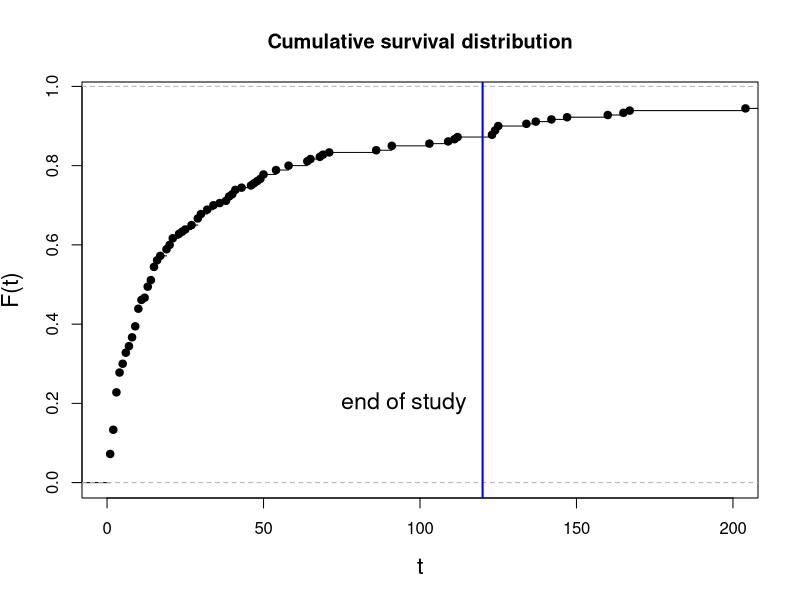
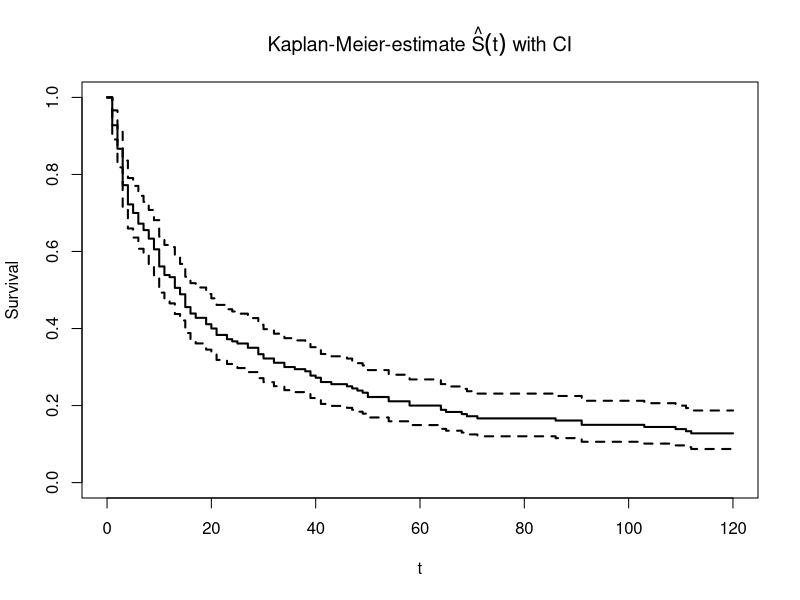
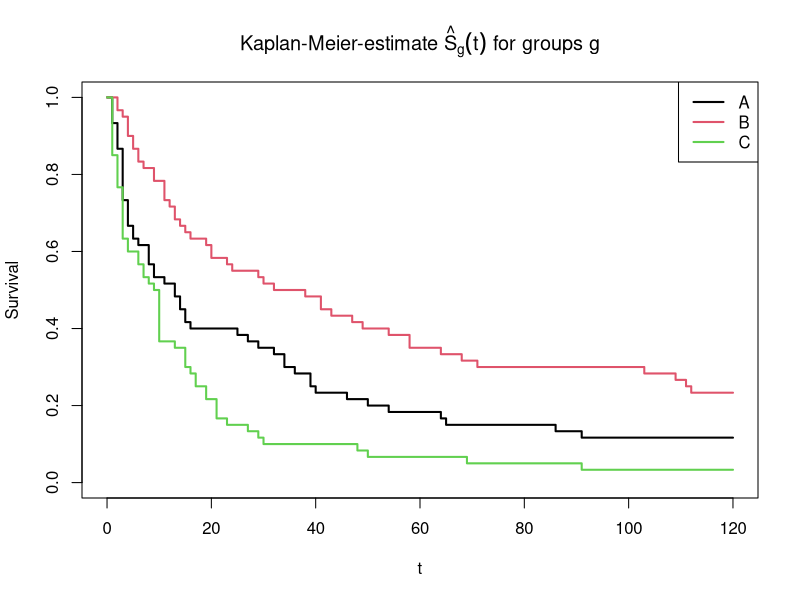
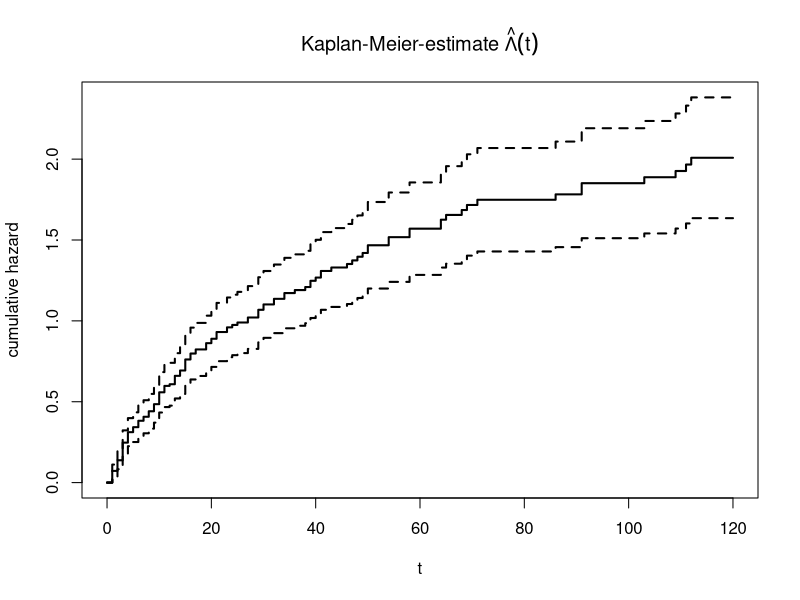
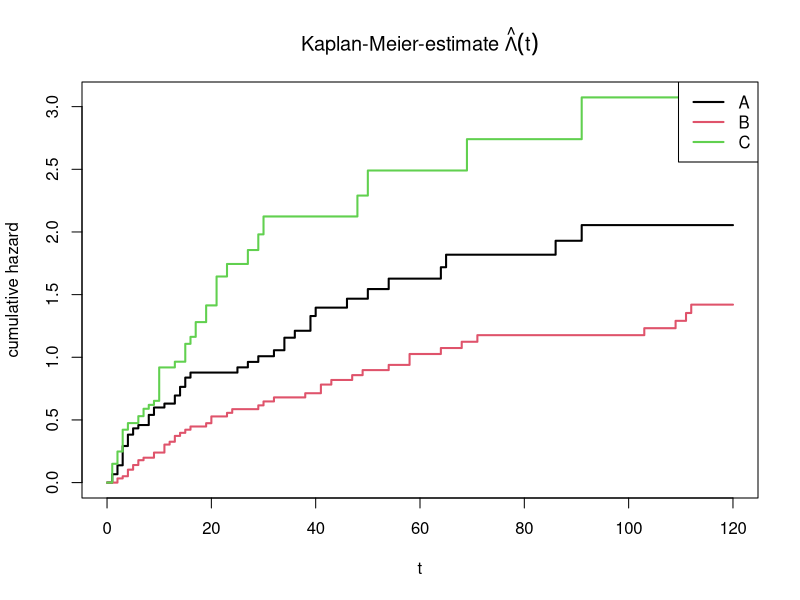

Reproduce these figures in R, in order.
# Survival analysis: Kaplan-Meier

library(survival)

set.seed(123)
N      <- 180                  # number of observations
P      <- 3                    # number of groups
sex    <- factor(sample(c("f", "m"), N, replace=TRUE))  # stratification factor
X      <- rnorm(N, 0, 1)       # continuous covariate
IV     <- factor(rep(LETTERS[1:P], each=N/P))  # factor covariate
IVeff  <- c(0, -1, 1.5)        # effects of factor levels (1 -> reference level)
Xbeta  <- 0.7*X + IVeff[unclass(IV)] + rnorm(N, 0, 2)
weibA  <- 1.5                  # Weibull shape parameter
weibB  <- 100                  # Weibull scale parameter
U      <- runif(N, 0, 1)       # uniformly distributed RV
eventT <- ceiling((-log(U)*weibB*exp(-Xbeta))^(1/weibA))   # simulated event time

# censoring due to study end after 120 days
obsLen <- 120                  # length of observation time
censT  <- rep(obsLen, N)       # censoring time = end of study
obsT   <- pmin(eventT, censT)  # observed censored event times
status <- eventT <= censT      # has event occured?
dfSurv <- data.frame(obsT, status, sex, X, IV)          # data frame


# Plot simulated data
plot(ecdf(eventT), xlim=c(0, 200), main="Cumulative survival distribution",
     xlab="t", ylab="F(t)", cex.lab=1.4)
abline(v=obsLen, col="blue", lwd=2)
text(obsLen-5, 0.2, adj=1, labels="end of study", cex=1.4)


## global estimate
KM0 <- survfit(Surv(obsT, status) ~ 1,  type="kaplan-meier", conf.type="log", data=dfSurv)
KM0
summary(KM0)

## separate estimate for all strata
KM1 <- survfit(Surv(obsT, status) ~ IV, type="kaplan-meier", conf.type="log", data=dfSurv)
KM1
summary(KM1)


#Plot estimated survival function
#Global estimate including pointwise confidence intervals.
plot(KM0, main=expression(paste("Kaplan-Meier-estimate ", hat(S)(t), " with CI")),
     xlab="t", ylab="Survival", lwd=2)


#plot of chunk rerSurvivalKM02
#Separate estimates for levels of factor IV
plot(KM1, main=expression(paste("Kaplan-Meier-estimate ", hat(S)[g](t), " for groups g")),
     xlab="t", ylab="Survival", lwd=2, col=1:3)
legend(x="topright", col=1:3, lwd=2, legend=LETTERS[1:3])



#plot of chunk rerSurvival
#Plot cumulative hazard
plot(KM0, main=expression(paste("Kaplan-Meier-estimate ", hat(Lambda)(t))),
     xlab="t", ylab="cumulative hazard", fun="cumhaz", lwd=2)

plot(KM1, main=expression(paste("Kaplan-Meier-estimate ", hat(Lambda)(t))),
     xlab="t", ylab="cumulative hazard", fun="cumhaz", lwd=2, col=1:3)
legend(x="topright", col=1:3, lwd=2, legend=LETTERS[1:3])



# Log-rank-test for equal survival-functions
# Global test
survdiff(Surv(obsT, status) ~ IV, data=dfSurv)

# Stratified for factor sex
survdiff(Surv(obsT, status) ~ IV + strata(sex), data=dfSurv)